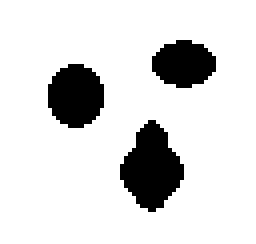
%> input picture Hw3/第三次作业-水平集分割/CV code_Sample/three.bmp, 64 x 61 px (shown 4 times larger)
$ octave Test_demo.m   (GNU Octave 9; MATLAB toolbox functions it lacks are replaced by stand-ins)
%> lines starting %> are read from the running program, lines starting %| are printed output that depends on the picture; in (x1, y1, x2, y2) boxes, pixels count from 0 and x2, y2 are one past the last pixel; in counts of white or black regions, pixels touching at a corner belong together; the program's own positions count from 1
### Hw3/第三次作业-水平集分割/CV code_Sample/plotLevelSet.m
function [c,h]=plotLevelSet(u,zLevel, style)
%   plotLevelSet(u,zLevel, style) plot the level contour of function u at
%   the zLevel.
%   created on 04/26/2004
%   author: Chunming Li
%   email: li_chunming@hotmail.com
%   Copyright (c) 2004-2006 by Chunming Li
% hold on;
[c,h] = contour(u,[zLevel zLevel],style);
% hold off;

### Hw3/第三次作业-水平集分割/CV code_Sample/BoundMirrorExpand.m
function B = BoundMirrorExpand(A)

[m,n] = size(A);
yi = 2:m+1;
xi = 2:n+1;
B = zeros(m+2,n+2);
B(yi,xi) = A;
B([1 m+2],[1 n+2]) = B([3 m],[3 n]);  % mirror corners
B([1 m+2],xi) = B([3 m],xi);          % mirror left and right boundary
B(yi,[1 n+2]) = B(yi,[3 n]);          % mirror top and bottom boundary

### Hw3/第三次作业-水平集分割/CV code_Sample/evolution_cv.m
function phi = EVOLUTION_CV(I, phi0, mu, nu, lambda_1, lambda_2, delta_t, epsilon, numIter);
%   evolution_withoutedge(I, phi0, mu, nu, lambda_1, lambda_2, delta_t, delta_h, epsilon, numIter);
%   input:
%       I: input image
%       phi0: level set function to be updated
%       mu: weight for length term
%       nu: weight for area term, default value 0
%       lambda_1:  weight for c1 fitting term
%       lambda_2:  weight for c2 fitting term
%       delta_t: time step
%       epsilon: parameter for computing smooth Heaviside and dirac function
%       numIter: number of iterations
%   output:
%       phi: updated level set function
%
%   created on 04/26/2004
%   author: Chunming Li
%   email: li_chunming@hotmail.com
%   Copyright (c) 2004-2006 by Chunming Li


I = BoundMirrorExpand(I); % 镜像边缘延拓
phi = BoundMirrorExpand(phi0);

for k = 1 : numIter
    phi = BoundMirrorEnsure(phi);
    delta_h = Delta(phi,epsilon);
    Curv = curvature(phi);
    [C1,C2] = binaryfit(phi,I,epsilon);

    % updating the phi function
    phi=phi+delta_t*delta_h.*(mu*Curv-nu-lambda_1*(I-C1).^2+lambda_2*(I-C2).^2);
end
phi = BoundMirrorShrink(phi); % 去掉延拓的边缘

### Hw3/第三次作业-水平集分割/CV code_Sample/BoundMirrorShrink.m
function B = BoundMirrorShrink(A)
[m,n] = size(A);
yi = 2:m-1;
xi = 2:n-1;
B = A(yi,xi);

### Hw3/第三次作业-水平集分割/CV code_Sample/sdf2circle.m
function f = sdf2circle(nrow,ncol, ic,jc,r)
%   sdf2circle(nrow,ncol, ic,jc,r) computes the signed distance to a circle
%   input:
%       nrow: number of rows
%       ncol: number of columns
%       (ic,jc): center of the circle
%       r: radius of the circle
%   output:
%       f: signed distance to the circle
%
%   created on 04/26/2004
%   author: Chunming Li
%   email: li_chunming@hotmail.com
%   Copyright (c) 2004-2006 by Chunming Li


[X,Y] = meshgrid(1:ncol, 1:nrow);

f = sqrt((X-jc).^2+(Y-ic).^2)-r;

%f=sdf2circle(100,50,51,25,10);figure;imagesc(f)

### Hw3/第三次作业-水平集分割/CV code_Sample/Test_demo.m
%   Matlad code implementing Chan-Vese model in the paper 'Active Contours Without Edges'
%   This method works well for bimodal images, for example the image 'three.bmp'


clear;
close all;
clc;

Img=imread('three.bmp');      % example that CV model works well
%> Img is the input picture: size 61x64x3 uint8; values 128 (black) and 192 (white), 85.9% white; 3 black regions, box (x1, y1, x2, y2) and area: (30, 30, 46, 53) 231, (12, 16, 26, 32) 176, (38, 10, 54, 22) 144
% Img=imread('vessel.bmp');    % Warning: example image that CV model does NOT work well
% Img=imread('twoCells.bmp');   % Warning: example image that CV model does NOT work well
U=Img(:,:,1);

% get the size
[nrow,ncol] =size(U);
%> nrow = 61; ncol = 64

ic=nrow/2;
%> ic = 30.5
jc=ncol/2;
%> jc = 32
r=20;
phi_0 = sdf2circle(nrow,ncol,ic,jc,r);
figure; mesh(phi_0); title('Signed Distance Function')
%> after `title('Signed Distance Function')`:
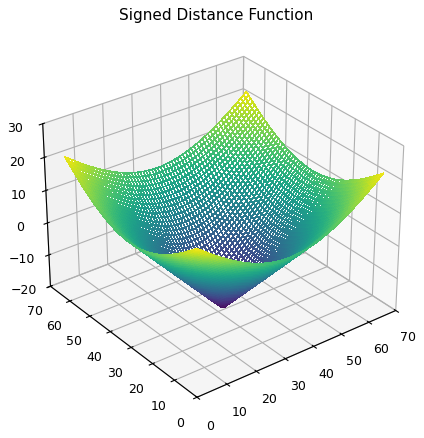
%> figure redrawn from the program's plot data

delta_t = 0.1;
lambda_1=1;
lambda_2=1;
nu=0;
h = 1;
epsilon=1;
mu = 0.01*255*255;

I=double(U);
% iteration should begin from here
phi=phi_0;
figure(2);
subplot(1,2,1); mesh(phi);
subplot(1,2,2); imagesc(uint8(I));colormap(gray)
hold on;
plotLevelSet(phi,0,'r');

numIter = 1;
for k=1:50,
    phi = evolution_cv(I, phi, mu, nu, lambda_1, lambda_2, delta_t, epsilon, numIter);   % update level set function
    if mod(k,2)==0
        pause(.5);
        figure(2); clc; axis equal;
        title(sprintf('Itertion times: %d', k));
        subplot(1,2,1); mesh(phi);
        subplot(1,2,2); imagesc(uint8(I));colormap(gray)
        hold on; plotLevelSet(phi,0,'r');
    end
end;
%> this loop made 50 passes
%> h in plotLevelSet on passes 2, 4, 6, 8, 10, 12, 14, 16, 18, 20, 22, 24: -88.88, -91.23, -94.13, -97.37, -100.8, -104.8, -108.1, -113, -116.9, -120.6, -124.9, -129
%> pass 1, in EVOLUTION_CV, `I = BoundMirrorExpand(I);`:
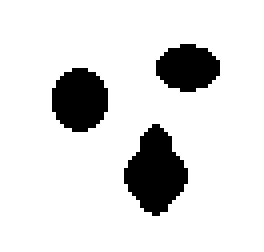
%> I: size 63x66 double (shown 4 times larger); values 128 (black) and 192 (white), 86.7% white; 3 black regions, box (x1, y1, x2, y2) and area: (31, 31, 47, 54) 231, (13, 17, 27, 33) 176, (39, 11, 55, 23) 144
%> pass 1, `phi = evolution_cv(I, phi, mu, nu, lambda_1, lambda_2, delta_t, epsilo..`:
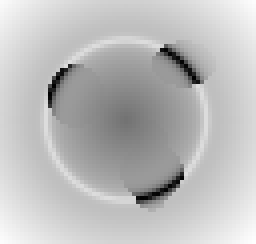
%> phi: size 61x64 double (shown 4 times larger); min -55.44, max 24.16, mean 3.5; drawn with min black and max white
%> pass 2, in BoundMirrorShrink (call 2), `B = A(yi,xi);`:
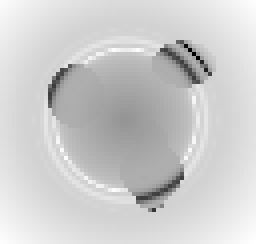
%> B: size 61x64 double (shown 4 times larger); min -80.12, max 24.12, mean 3.8; drawn with min black and max white
%> pass 2, `title(sprintf('Itertion times: %d', k));`:
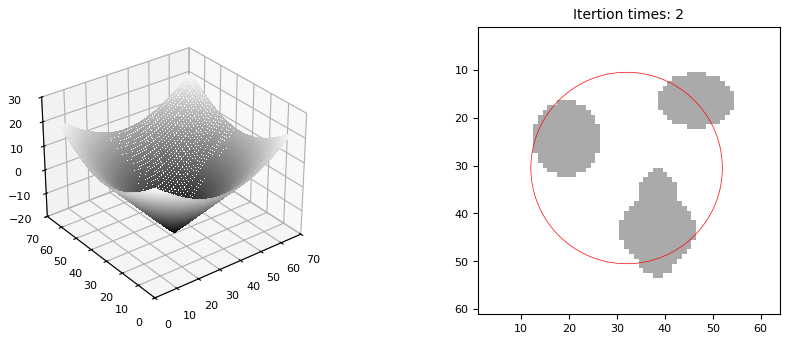
%> figure redrawn from the program's plot data, 2 panels
%> after the loop:
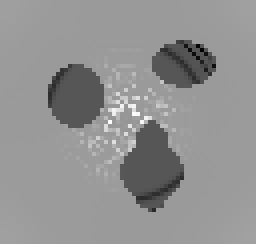
%> phi: size 61x64 double (shown 4 times larger); min -89.21, max 95.86, mean 16.9; drawn with min black and max white
%> after the loop:
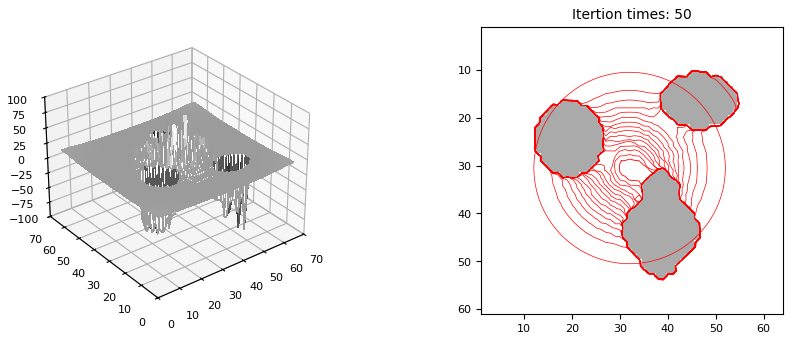
%> figure redrawn from the program's plot data, 2 panels
